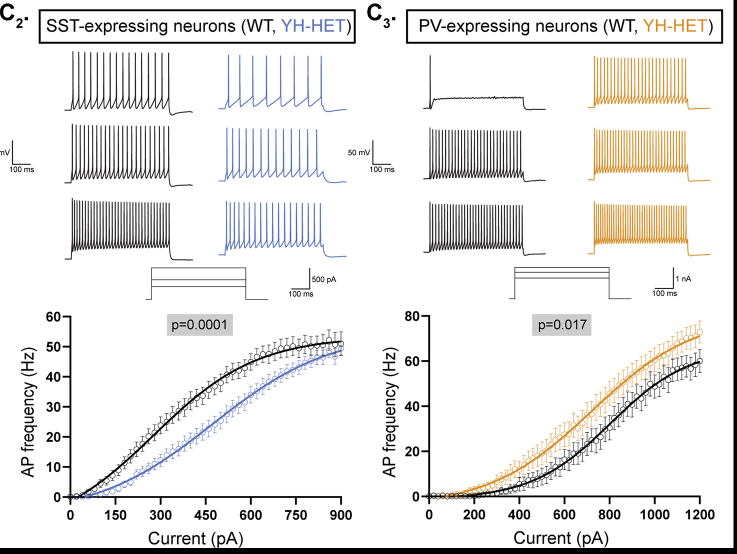
#> input picture _Jarvis/Lab Figures/_KCNT1 POSTER/code/v11/pdfwork/elife_4C.png, 1473 x 1108 px (shown at 1/2 size)
$ python elife_digitize.py
#> lines starting #> are read from the running program, lines starting #| are printed output that depends on the picture; after the words box and inside, x2 and y2 are one past the last pixel; in counts of white or black regions, pixels touching at a corner belong together
"""Shore et al. 2024 (eLife 92915), Fig. 4C2/C3 f-I curves read off the article's page raster (page 9, image xref 212) by colour:
WT black, YH-HET blue (SST) or orange (PV). Axes calibrated on the figure's own tick marks. For each genotype the mean is the
middle of the coloured line in each pixel column (the fitted curve the figure draws through its points), and the +-SEM band is
the extent of the coloured error bars at each plotted point. Approximate by construction (a few % of full scale)."""
import os, json, numpy as np
from PIL import Image
HERE = os.path.dirname(os.path.abspath(__file__))
A = np.asarray(Image.open(os.path.join(HERE, "pdfwork", "elife_4C.png")).convert("RGB")).astype(int)
R_, G_, B_ = A[:, :, 0], A[:, :, 1], A[:, :, 2]
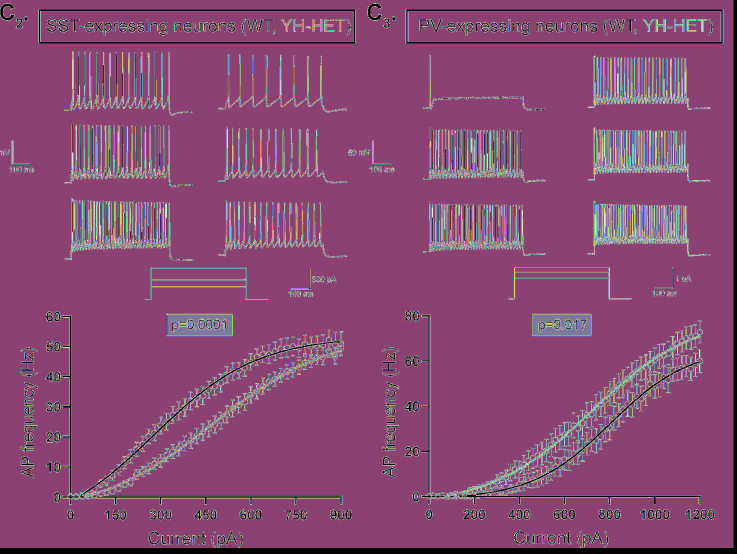
#> R_: shape (1108, 1473) int64 (shown at 1/2 size); 256 distinct labels, from 0 to 255; one colour per label, 0 black
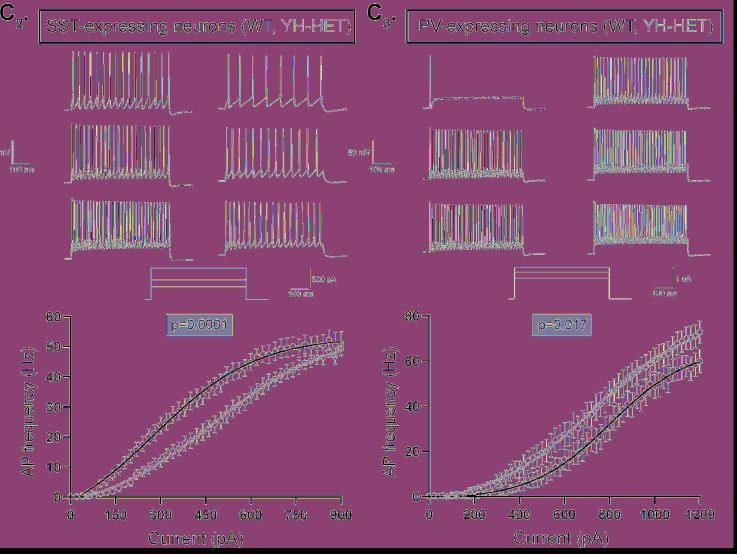
#> G_: shape (1108, 1473) int64 (shown at 1/2 size); 256 distinct labels, from 0 to 255; one colour per label, 0 black
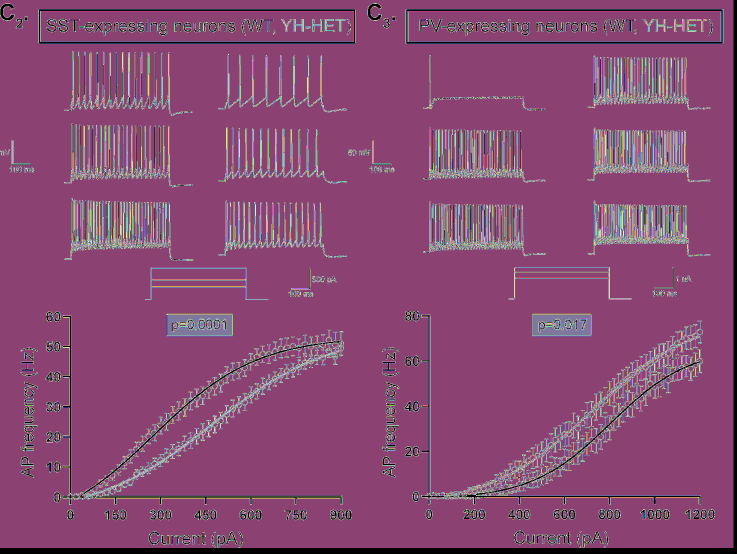
#> B_: shape (1108, 1473) int64 (shown at 1/2 size); 256 distinct labels, from 0 to 255; one colour per label, 0 black
black = (A.max(2) < 110)
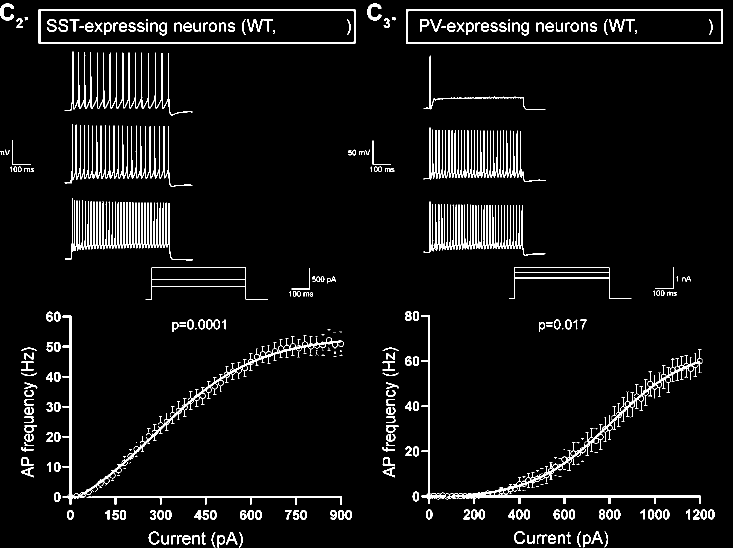
#> black: shape (1108, 1473) bool (shown at 1/2 size); 6.5% white; 336 white regions (104 under 20 px), largest, box (x1, y1, x2, y2) and area: (0, 0, 1473, 1108) 24328, (843, 630, 1405, 1008) 8534, (130, 396, 386, 521) 6747
blue = (B_ > R_ + 45) & (B_ > G_ + 30) & (B_ > 120)
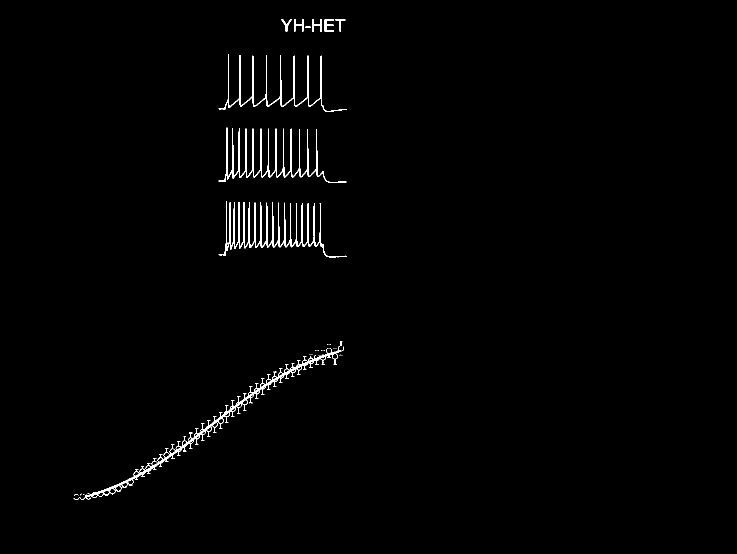
#> blue: shape (1108, 1473) bool (shown at 1/2 size); 1% white; 32 white regions (21 under 20 px), largest, box (x1, y1, x2, y2) and area: (437, 402, 693, 515) 4693, (159, 692, 681, 999) 4609, (437, 255, 693, 366) 3646
orange = (R_ > 170) & (G_ > 90) & (G_ < 200) & (B_ < 120) & (R_ - B_ > 90)
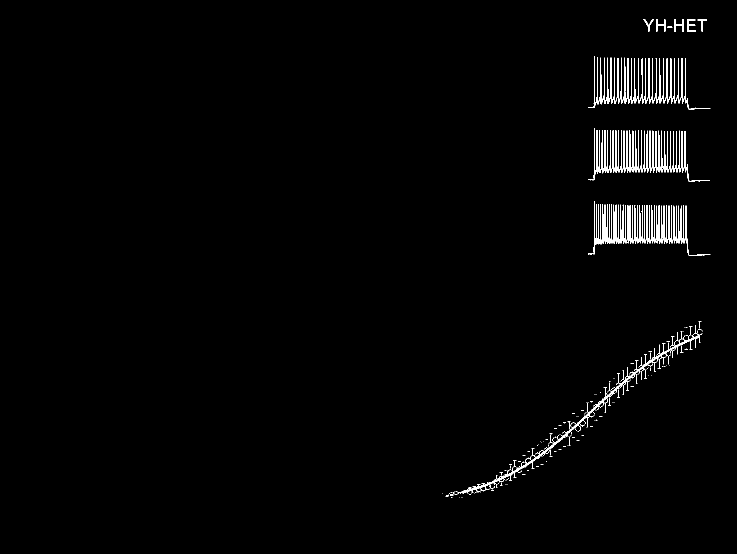
#> orange: shape (1108, 1473) bool (shown at 1/2 size); 1.4% white in thin lines or dots, all inside (x1, y1, x2, y2) = (885, 38, 1421, 996)
PANELS = {"SST": dict(x0=140, xpa=(682 - 140) / 900, y0=993, yhz=(993 - 633) / 60, cols=(141, 684), rows=(600, 991), het=blue,
                      box=(330, 470, 625, 675), steps=np.arange(0, 901, 20)),
          "PV": dict(x0=858, xpa=(1399 - 858) / 1200, y0=992, yhz=(992 - 631) / 80, cols=(860, 1401), rows=(600, 990), het=orange,
                     box=(1060, 1190, 625, 675), steps=np.arange(0, 1201, 25))}
out = {}
for name, p in PANELS.items():
    res = {}
    for g, mask in (("WT", black), ("Het", p["het"])):
        M = mask.copy()
        bx0, bx1, by0, by1 = p["box"]
        M[by0:by1, bx0:bx1] = False
        c0, c1 = p["cols"]; c0 += 2; r0, r1 = p["rows"]
        xs, mid = [], []
        for c in range(c0, c1):
            rr = np.flatnonzero(M[r0:r1, c]) + r0
            if len(rr) >= 2:
                xs.append(c); mid.append(np.median(rr))
        xs = np.array(xs); mid = np.array(mid)
        # SEM at each plotted point: the coloured extent in a 3-px column band at the point's x
        sem_lo, sem_hi, px = [], [], []
        for I in p["steps"]:
            c = int(round(p["x0"] + I * p["xpa"]))
            band = M[r0:r1, max(c0, c - 1):min(c1, c + 2)].any(1)
            rr = np.flatnonzero(band) + r0
            if len(rr):
                px.append(I); sem_lo.append(rr.max()); sem_hi.append(rr.min())
        to_pa = lambda c: (np.asarray(c) - p["x0"]) / p["xpa"]
        to_hz = lambda r: (p["y0"] - np.asarray(r, float)) / p["yhz"]
        res[g] = dict(curve_pa=to_pa(xs).tolist(), curve_hz=to_hz(mid).tolist(), pts_pa=[float(v) for v in px],
                      lo_hz=to_hz(sem_lo).tolist(), hi_hz=to_hz(sem_hi).tolist())
        print(name, g, "curve %d cols, %.0f-%.0f pA, max %.1f Hz; %d points" % (len(xs), to_pa(xs).min(), to_pa(xs).max(), to_hz(mid).max(), len(px)))
    out[name] = res
#> this loop made 2 passes
#> name on passes 1 to 2: 'SST', 'PV'
#| SST WT curve 530 cols, 5-902 pA, max 51.8 Hz; 45 points
#| SST Het curve 514 cols, 15-902 pA, max 51.0 Hz; 45 points
#| PV WT curve 489 cols, 9-1202 pA, max 59.6 Hz; 48 points
#| PV Het curve 499 cols, 93-1202 pA, max 72.8 Hz; 45 points
#> after the loop, out = 2 items
json.dump(out, open(os.path.join(HERE, "data", "elife_fI.json"), "w"))
# overlay for checking
import matplotlib; matplotlib.use("Agg"); import matplotlib.pyplot as plt
fig, ax = plt.subplots(figsize=(14, 10.5)); ax.imshow(A.astype(np.uint8))
for name, p in PANELS.items():
    for g, colr in (("WT", "magenta"), ("Het", "lime")):
        d = out[name][g]
        ax.plot(p["x0"] + np.array(d["curve_pa"]) * p["xpa"], p["y0"] - np.array(d["curve_hz"]) * p["yhz"], c=colr, lw=0.8)
        for I, lo, hi in zip(d["pts_pa"], d["lo_hz"], d["hi_hz"]):
            x = p["x0"] + I * p["xpa"]
            ax.plot([x, x], [p["y0"] - lo * p["yhz"], p["y0"] - hi * p["yhz"]], c=colr, lw=0.6)
ax.set_xlim(100, 1450); ax.set_ylim(1010, 600)
fig.savefig(os.path.join(HERE, "pdfwork", "elife_check.png"), dpi=110)
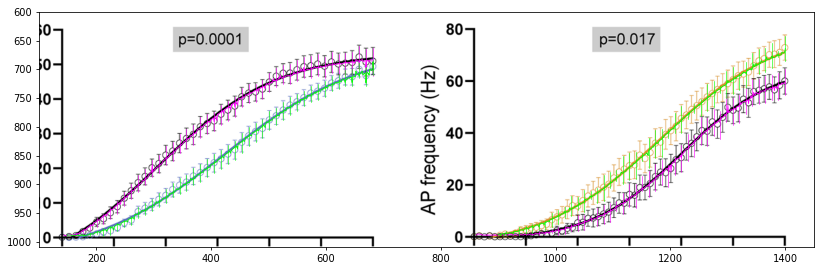
#> figure drawn by matplotlib, 1 panel

$ run again, with _Jarvis/Lab Figures/_KCNT1 POSTER/code/v11/pdfwork/dyl_base.png copied over _Jarvis/Lab Figures/_KCNT1 POSTER/code/v11/pdfwork/elife_4C.png
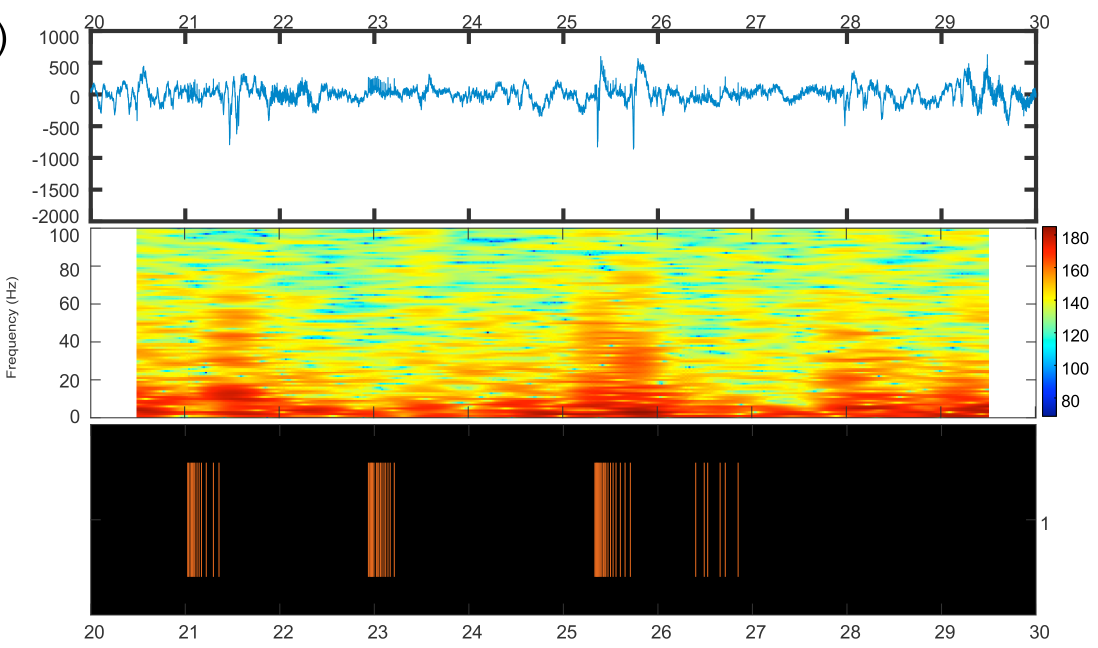
#> input picture _Jarvis/Lab Figures/_KCNT1 POSTER/code/v11/pdfwork/dyl_base.png, 2195 x 1296 px (shown at 1/2 size)
#> R_: shape (1296, 2195) int64; 256 distinct labels, from 0 to 255
#> G_: shape (1296, 2195) int64; 256 distinct labels, from 0 to 255
#> B_: shape (1296, 2195) int64; 256 distinct labels, from 0 to 255
#> `black = (A.max(2) < 110)`:
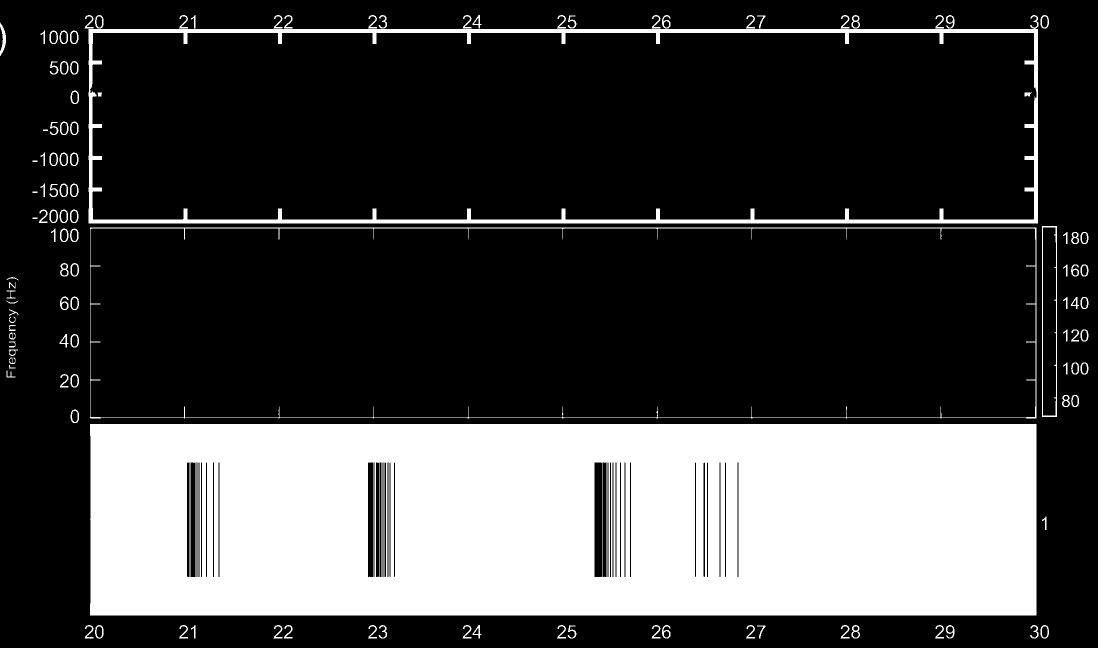
#> black: shape (1296, 2195) bool (shown at 1/2 size); 26.9% white; 120 white regions, largest, box (x1, y1, x2, y2) and area: (180, 848, 2073, 1231) 699526, (177, 30, 2077, 447) 40411, (180, 455, 2073, 837) 7808
#> blue: shape (1296, 2195) bool; 1.6% white; 151 white regions (67 under 20 px), largest, box (x1, y1, x2, y2) and area: (181, 108, 2073, 299) 36799, (2086, 705, 2112, 831) 3202, (936, 477, 1041, 485) 547
#> orange: shape (1296, 2195) bool; 4.4% white; 156 white regions (33 under 20 px), largest, box (x1, y1, x2, y2) and area: (273, 641, 1978, 834) 74496, (273, 697, 566, 736) 5791, (391, 663, 559, 702) 4012
#> the loop `for name, p in PANELS.items():` made 2 passes
#> name on passes 1 to 2: 'SST', 'PV'
#> (printed output is left out)
#> after the loop `for name, p in PANELS.items():`: out = 2 items
#> `fig.savefig(os.path.join(HERE, "pdfwork", "elife_check.png"), dpi=110)`:
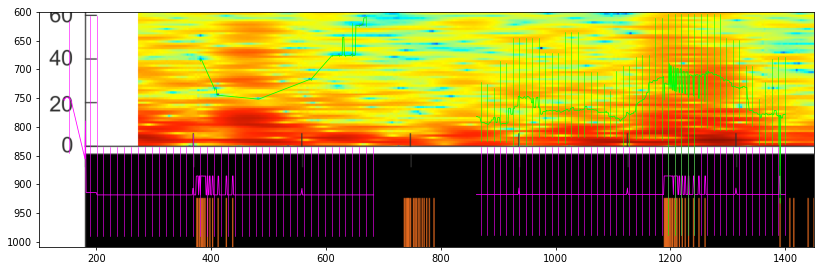
#> figure drawn by matplotlib, 1 panel
